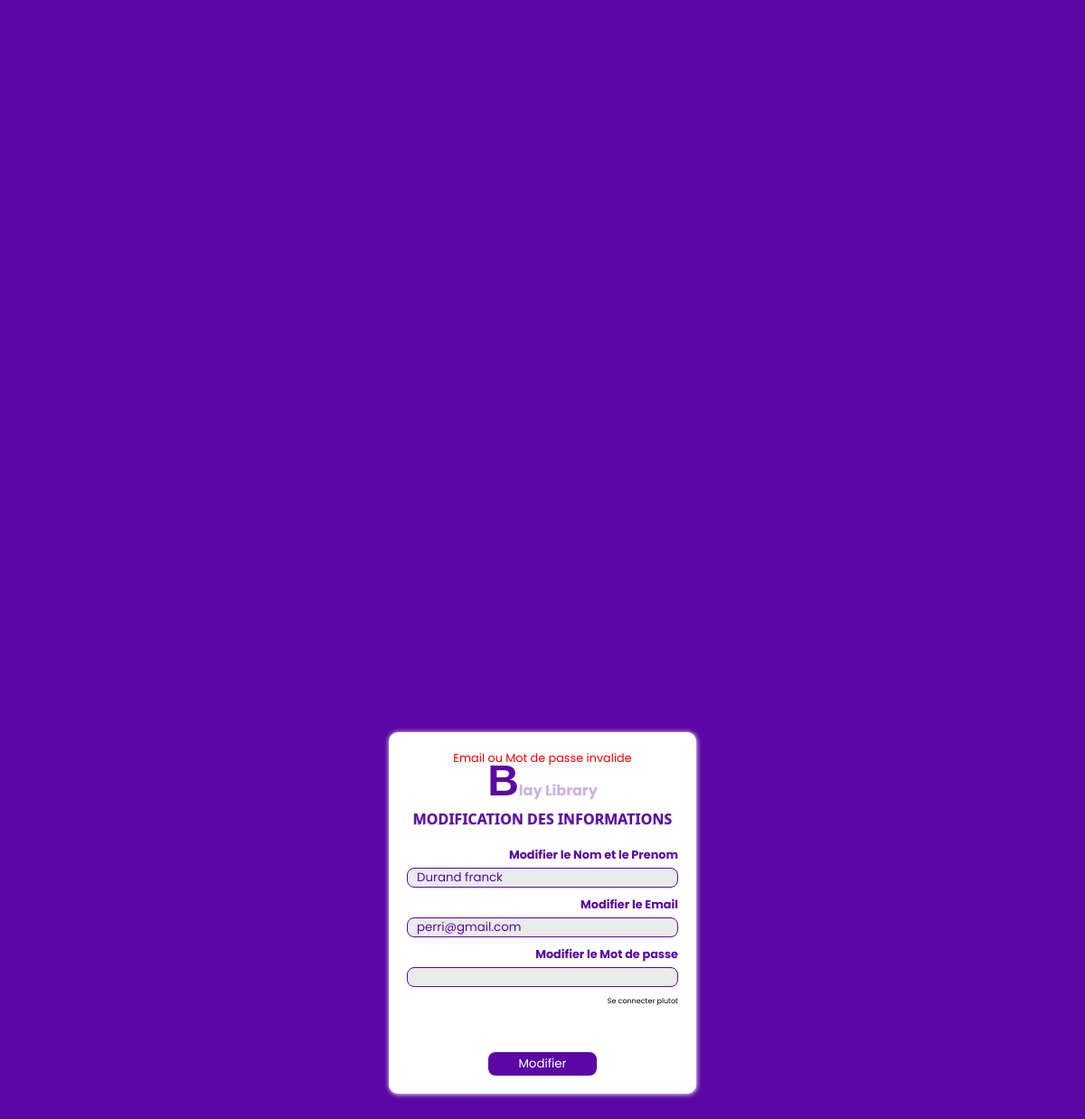
Before: /update/8 with the older database file.
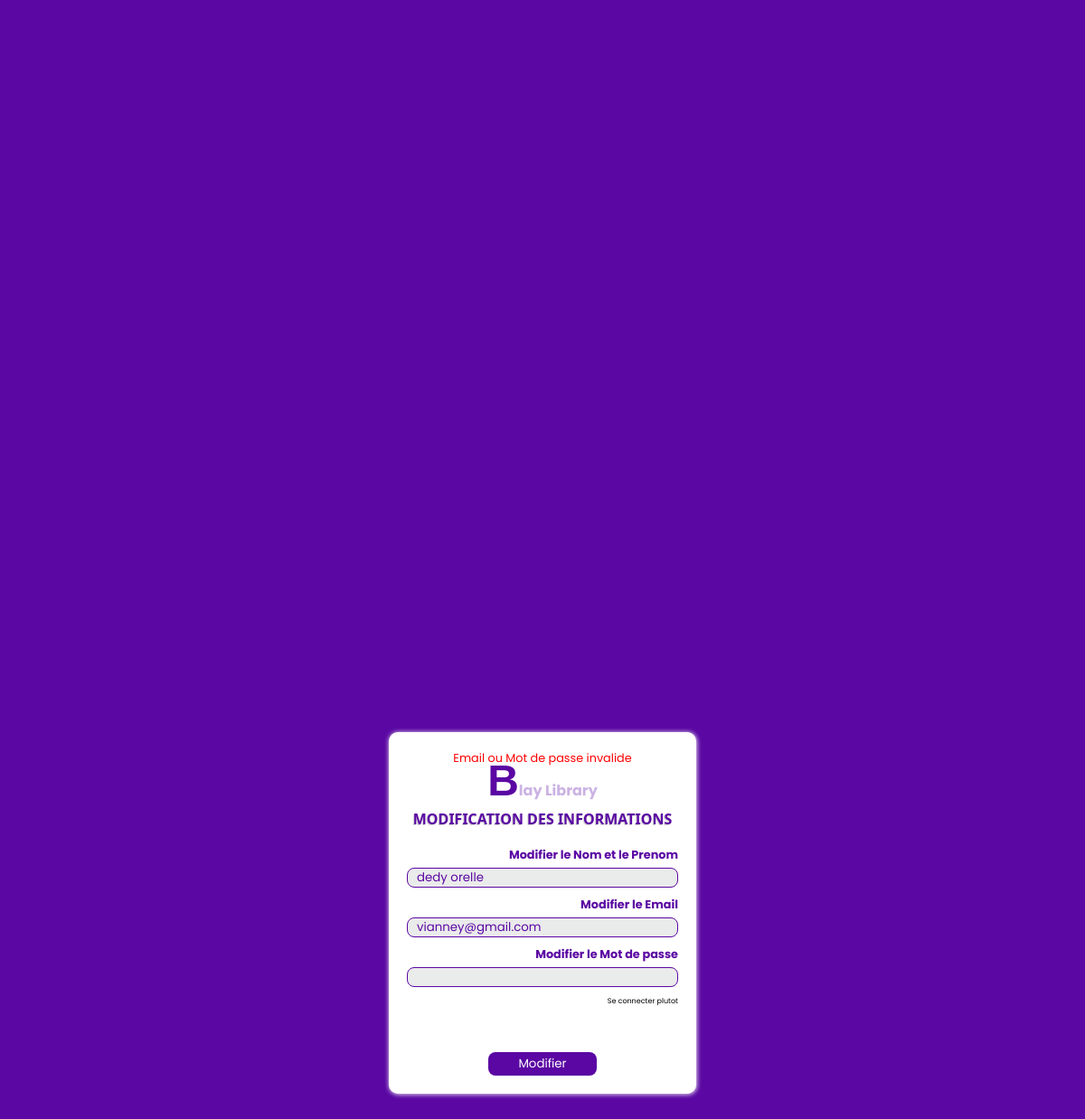
After: the same page with the newer database file.
### app.py (models this page shows, shortened)
class Profil(db.Model):
    id = db.Column(db.Integer, primary_key = True)
    first_name = db.Column(db.String(20), unique = False , nullable = False)
    last_name = db.Column(db.String(20), unique = True , nullable = False)
    age = db.Column(db.String(8),nullable = False)

### app.py (the view, shortened to what this page needs)
@app.route('/update/<int:id>', methods=['GET', 'POST'])
def update(id):
    user = Profil.query.get(id)
    eude = Profil.query.all()
    flash("Email ou Mot de passe invalide")
    return render_template('miseajour.html', user=user)

### templates/miseajour.html (shortened to what this page needs)
<!DOCTYPE html>
<html lang="en">
<head>
    <link rel="shortcut icon" href="static/IMAGES/blaye.jpeg">    <link rel="stylesheet" href="{{ url_for('static', filename='CSS/styles.css')}}">
</head>
<body>
    <header>
        <div class="dex2">
            <div class="mp">
                {% with messages = get_flashed_messages() %}
                    {% if messages %}
                    <ul style="text-align: center;">
                        {% for message in messages %}
                        <li style="color: red;list-style-type: none;font-size: 0.8rem;">{{ message }}</li>
                        {% endfor %}
                    </ul>
                    {% endif %}
                    {% endwith %}
                <div class="hea2">
                    <a href="/admining"><strong><p style="color: rgba(162, 117, 204, 0.555);"><span style="font-family: 'Gill Sans', 'Gill Sans MT', Calibri, 'Trebuchet MS', sans-serif;font-size: 3rem;color: rgb(90, 7, 163);">B</span>lay Library</p></strong></a>
                </div>
                <div class="hea2">
                    <h2 style="color: rgb(90, 7, 163);font-size: 1rem;margin-bottom: 10px;font-family: system-ui, -apple-system, BlinkMacSystemFont, 'Segoe UI', Roboto, Oxygen, Ubuntu, Cantarell, 'Open Sans', 'Helvetica Neue', sans-serif;">MODIFICATION DES INFORMATIONS</h2>
                </div>
                <form action="{{url_for('update', id = user.id)}}" method="post" class="formulaire">
                    <label >Modifier le Nom et le Prenom</label>
                    <input required type="text" name="first_name" value="{{ user.first_name }}" id="">
                    <label >Modifier le Email</label>
                    <input required type="mail" name="last_name" value="{{ user.last_name }}" id="">
                    <label >Modifier le Mot de passe</label>
                    <input  required type="text" name="age" value="" id="{{ user.age }}" id="">
                    <a href="/pre" style="font-size: 0.5rem;color: black;padding-top: 10px;margin-bottom: 50px;">Se connecter plutot</a>
                    <button type="submit">Modifier</button>
                </form>
            </div>
        </div>
    </header>
</body>
</html>

### static/CSS/styles.css (style rules this page uses)
* { box-sizing: border-box; margin: 0; padding: 0; font-family: 'Poppins', sans-serif; scroll-behavior: smooth; }
h1,h2 { text-shadow: -1px 1px 1px rgba(153, 150, 150, 0.507); }
body { width: 100%; overflow: hidden; background-color: rgb(90, 7, 163); }
@media (min-width:10px) and (max-width:3000px) { body { width: 100%; overflow: hidden; background-color: rgb(90, 7, 163); } }
@media (min-width:10px) and (max-width:3000px) { a { text-decoration: none; color: white; } }
@media (min-width:10px) and (max-width:3000px) { header { width: 100%; height: 2000px; background-color: rgb(90, 7, 163); display: flex; justify-content: center; align-items: center; } }
@media (min-width:10px) and (max-width:3000px) { .dex2 { width: 100%; background-color: rgb(90, 7, 163); height: 100%; display: flex; justify-content: center; flex-wrap: wrap; align-items: center; position: fixed; top: 10px; } }
@media (min-width:10px) and (max-width:3000px) { .mp { width: 340px; background-color: white; border-top-left-radius: 10px; border-bottom-left-radius: 10px; border-top-right-radius: 10px; border-bottom-right-radius: 10px; padding: 20px; display: flex; align-items: center; justify-content: start; flex-direction: column; } }
@media (min-width:10px) and (max-width:3000px) { .hea2 { height: 12%; width: 100%; background-color: white; display: flex; align-items: center; justify-content: end; flex-direction: column; } }
@media (min-width:10px) and (max-width:3000px) { .formulaire { height: 73%; width: 100%; background-color: white; display: flex; align-items: end; justify-content: start; flex-direction: column; } }
@media (min-width:10px) and (max-width:3000px) { .formulaire label { font-size: 0.5rem; font-weight: bold; margin-top: 10px; margin-bottom: 5px; color: rgba(192, 125, 192, 0.747); } }
@media (min-width:10px) and (max-width:3000px) { .formulaire input { height: 25px; width: 100%; background-color: rgba(146, 151, 151, 0.452); border-radius: 8px; border: none; outline: none; padding-left: 10px; } }
@media (min-width:10px) and (max-width:3000px) { .formulaire button { height: 40px; width: 40%; background-color: rgb(90, 7, 163); border-radius: 8px; color: white; border: none; margin: 0 auto; outline: none; } }
* { box-sizing: border-box; margin: 0; padding: 0; font-family: 'Poppins', sans-serif; }
body { width: 100%; overflow: hidden; background-color: #5a07a3; }
@media (min-width:10px) and (max-width:3000px) { a { text-decoration: none; color: rgb(90, 7, 163); } }
@media (min-width:10px) and (max-width:3000px) { .dex2 { width: 100%; background-color: rgb(90, 7, 163); height: 100%; display: flex; justify-content: center; align-items: center; position: fixed; top: 10px; } }
@media (min-width:10px) and (max-width:3000px) { .mp { width: 340px; height: 400px; background-color: white; padding: 20px; display: flex; align-items: center; justify-content: start; box-shadow: 0.5px 0.5px 5px 0.5px rgb(232, 223, 241); flex-direction: column; } }
@media (min-width:10px) and (max-width:3000px) { .formulaire label { font-size: 0.8rem; font-weight: bolder; margin-top: 10px; margin-bottom: 5px; color: rgb(90, 7, 163); } }
@media (min-width:10px) and (max-width:3000px) { .formulaire input { height: 25px; width: 100%; background-color: rgba(146, 151, 151, 0.192); border: 1px solid rgb(90, 7, 163); border-radius: 8px; color: rgb(90, 7, 163); outline: none; padding-left: 10px; } }

Changed rows visible on the page:
changed Profil: first_name "Durand franck" → "dedy orelle"; last_name "perri@gmail.com" → "vianney@gmail.com"
